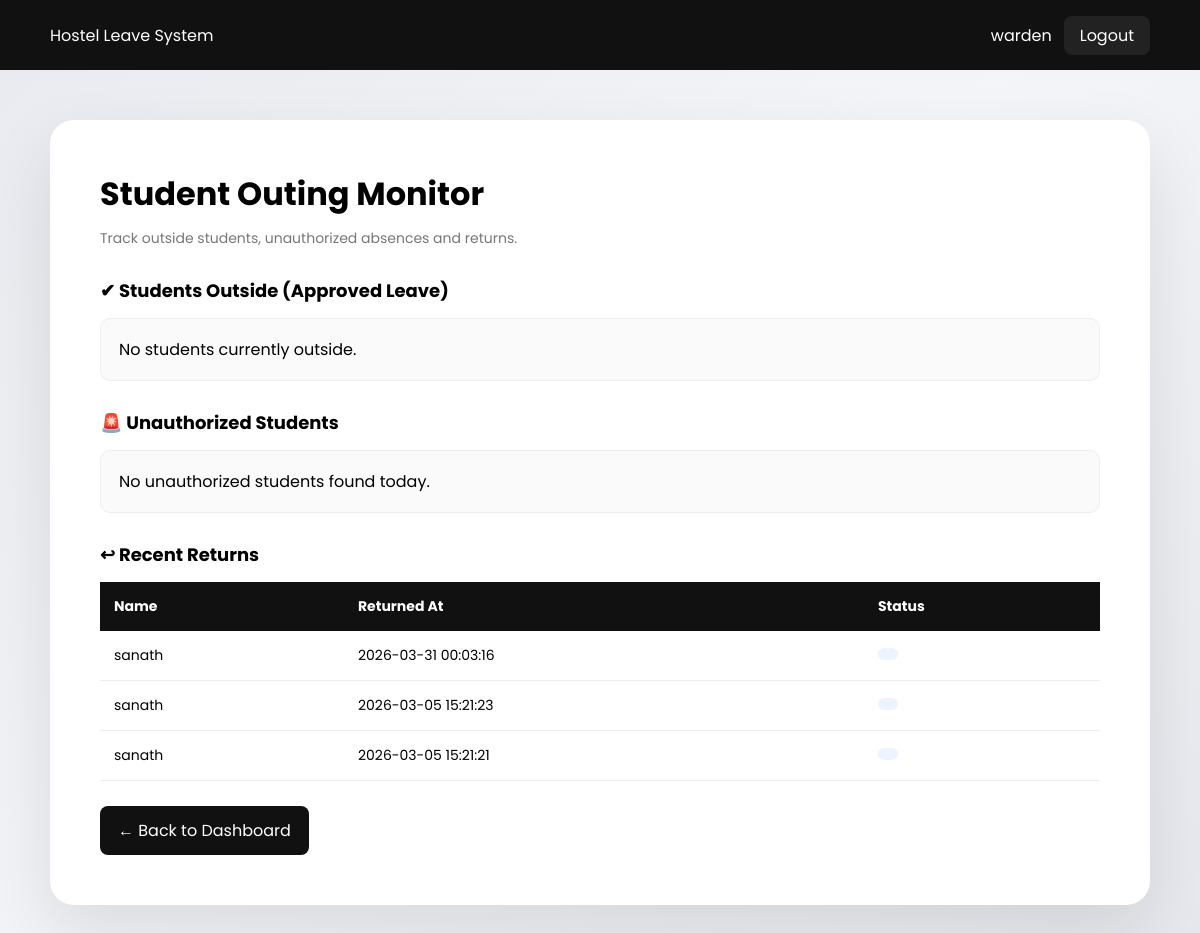
/warden/out_students.php (signed in), run on an earlier commit of the app's database.
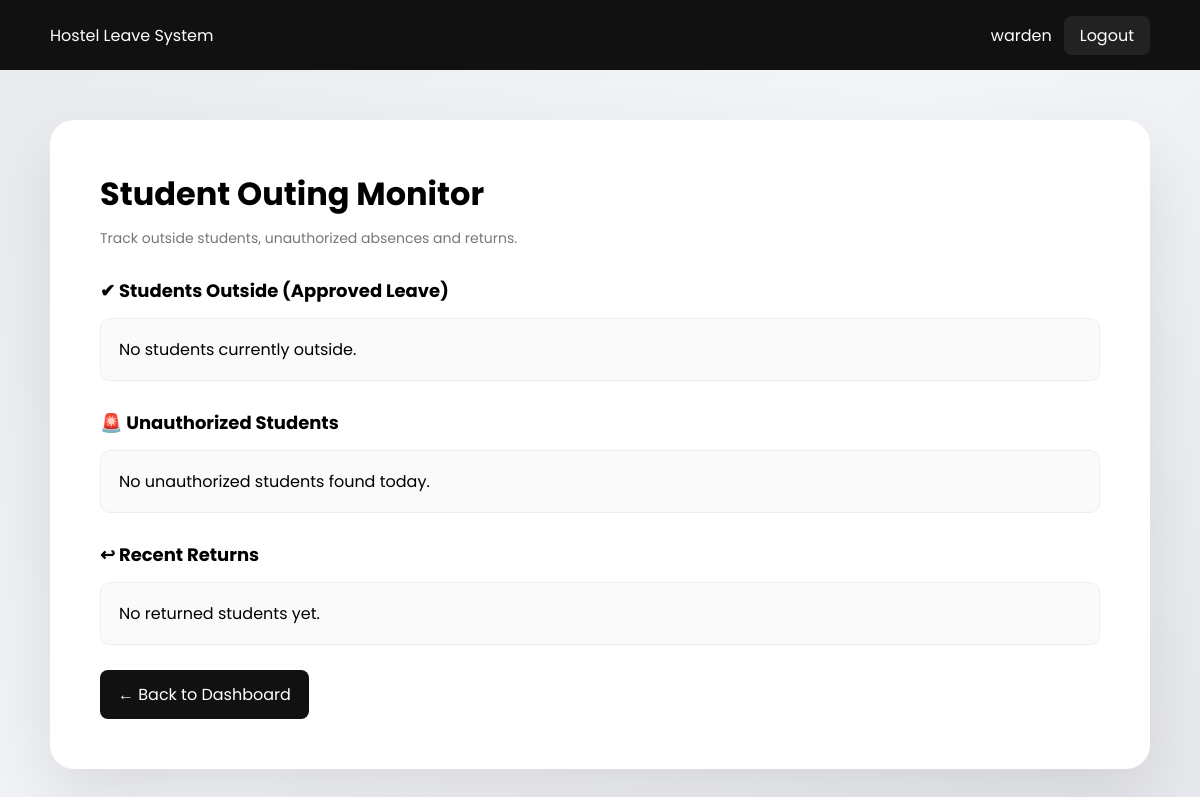
And on a later commit of the database.
### tables this page shows
CREATE TABLE `hostel_leaves` (
  `id` int(11) NOT NULL,
  `student_id` int(11) NOT NULL,
  `leave_type_id` int(11) NOT NULL,
  `from_datetime` datetime NOT NULL,
  `to_datetime` datetime NOT NULL,
  `reason` text NOT NULL,
  `status` enum('Pending','Approved','Rejected') DEFAULT 'Pending',
  `applied_at` timestamp NOT NULL DEFAULT current_timestamp(),
  `returned_at` datetime DEFAULT NULL,
  `mess_cut` tinyint(1) NOT NULL DEFAULT 0,
  `return_status` varchar(50) DEFAULT NULL
);

CREATE TABLE `users` (
  `id` int(11) NOT NULL,
  `role_id` int(11) NOT NULL,
  `name` varchar(100) NOT NULL,
  `username` varchar(50) NOT NULL,
  `password` varchar(255) NOT NULL,
  `email` varchar(100) DEFAULT NULL,
  `parent_email` varchar(100) DEFAULT NULL,
  `teacher_email` varchar(100) DEFAULT NULL,
  `created_at` timestamp NOT NULL DEFAULT current_timestamp(),
  `register_number` varchar(50) DEFAULT NULL
);

### warden/out_students.php (the view, shortened to what this page needs)
<?php
include("../config/db.php");
$leaveResult = $conn->query("
SELECT hostel_leaves.id,
       hostel_leaves.student_id,
       hostel_leaves.from_datetime,
       hostel_leaves.to_datetime,
       users.name,
       student_profiles.department,
       student_profiles.room_number
FROM hostel_leaves
JOIN users ON hostel_leaves.student_id = users.id
LEFT JOIN student_profiles ON users.id = student_profiles.user_id
WHERE hostel_leaves.status='Approved'
AND hostel_leaves.returned_at IS NULL
ORDER BY hostel_leaves.from_datetime DESC
");
$unauthResult = $conn->query("
SELECT attendance.date,
       attendance.status,
       users.name,
       student_profiles.department,
       student_profiles.room_number
FROM attendance
JOIN users ON attendance.user_id = users.id
LEFT JOIN student_profiles ON users.id = student_profiles.user_id
WHERE attendance.date = CURDATE()
AND attendance.remark = 'Unauthorized'
AND users.id NOT IN (
    SELECT student_id
    FROM hostel_leaves
    WHERE status='Approved'
    AND NOW() BETWEEN from_datetime AND to_datetime
    AND returned_at IS NULL
)
ORDER BY users.name ASC
");
$returnedResult = $conn->query("
SELECT hostel_leaves.returned_at,
       hostel_leaves.return_status,
       users.name
FROM hostel_leaves
JOIN users ON hostel_leaves.student_id = users.id
WHERE hostel_leaves.returned_at IS NOT NULL
ORDER BY hostel_leaves.returned_at DESC
LIMIT 10
");
?>
<!DOCTYPE html>
<html>
<head>
</head>
<body>
<div class="topbar">
<div>Hostel Leave System</div>
<div>
<?php echo $_SESSION["username"]; ?>
<a href="../auth/logout.php" class="logout-btn">Logout</a>
</div>
</div>
<div class="container">
<h1>Student Outing Monitor</h1>
<div class="sub">Track outside students, unauthorized absences and returns.</div>
<div class="section">
<h2>✔ Students Outside (Approved Leave)</h2>
<?php if($leaveResult->num_rows > 0){ ?>
<table>
<tr>
<th>Name</th>
<th>Department</th>
<th>Room</th>
<th>From</th>
<th>To</th>
<th>Action</th>
</tr>
<?php while($row = $leaveResult->fetch_assoc()){ ?>
<tr>
<td><?php echo $row["name"]; ?></td>
<td><?php echo $row["department"]; ?></td>
<td><?php echo $row["room_number"]; ?></td>
<td><?php echo $row["from_datetime"]; ?></td>
<td><?php echo $row["to_datetime"]; ?></td>
<td>
<a class="btn"
href="mark_returned.php?id=<?php echo $row["id"]; ?>"
onclick="return returnConfirm()">Mark Returned</a>
</td>
</tr>
<?php } ?>
</table>
<?php } else { ?>
<div class="empty">No students currently outside.</div>
<?php } ?>
</div>
<div class="section">
<h2>🚨 Unauthorized Students</h2>
<?php if($unauthResult->num_rows > 0){ ?>
<table>
<tr>
<th>Name</th>
<th>Department</th>
<th>Room</th>
<th>Date</th>
<th>Status</th>
</tr>
<?php while($row = $unauthResult->fetch_assoc()){ ?>
<tr>
<td><?php echo $row["name"]; ?></td>
<td><?php echo $row["department"]; ?></td>
<td><?php echo $row["room_number"]; ?></td>
<td><?php echo $row["date"]; ?></td>
<td><span class="badge red">Unauthorized</span></td>
</tr>
<?php } ?>
</table>
<?php } else { ?>
<div class="empty">No unauthorized students found today.</div>
<?php } ?>
</div>
<div class="section">
<h2>↩ Recent Returns</h2>
<?php if($returnedResult->num_rows > 0){ ?>
<table>
<tr>
<th>Name</th>
<th>Returned At</th>
<th>Status</th>
</tr>
<?php while($row = $returnedResult->fetch_assoc()){ ?>
<tr>
<td><?php echo $row["name"]; ?></td>
<td><?php echo $row["returned_at"]; ?></td>
<td><span class="badge blue"><?php echo $row["return_status"]; ?></span></td>
</tr>
<?php } ?>
</table>
<?php } else { ?>
<div class="empty">No returned students yet.</div>
<?php } ?>
</div>
<a href="dashboard.php" class="back-btn">← Back to Dashboard</a>
</div>
</body>
</html>

What changed in the data, as far as the page shows it:
removed hostel_leaves: student.name "sanath", returned_at "2026-03-31 00:03:16"
removed hostel_leaves: student.name "sanath", returned_at "2026-03-05 15:21:23"
removed hostel_leaves: student.name "sanath", returned_at "2026-03-05 15:21:21"
Also different on the page:
text no longer shown: "Name Returned At Status"
text now shown: "No returned students yet."
